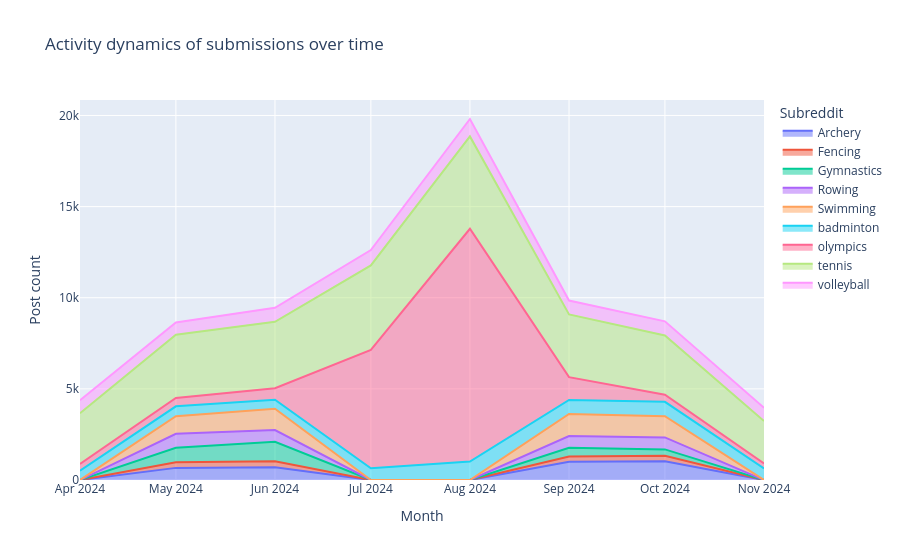

This figure's notebook cell:
### Markdown cell above
## 2. Exploratory Data Analysis & Visualizations

### Code cell
import pandas as pd
import plotly.express as px

# Перетворюємо дати та створюємо стовпчик місяця
df_posts['date'] = pd.to_datetime(df_posts['created_utc'], unit='s', errors='coerce')
df_posts['month'] = df_posts['date'].dt.to_period('M').astype(str)

# Групуємо дані
df_grouped = (
    df_posts.groupby(['month', 'subreddit'])
    .size()
    .unstack(fill_value=0)
    .stack()
    .reset_index(name='post_count')
)

# Сортуємо за місяцем
df_grouped = df_grouped.sort_values('month')

# Будуємо графік
fig = px.area(
    df_grouped, 
    x='month', 
    y='post_count', 
    color='subreddit',
    title='Activity dynamics of submissions over time',
    labels={
        'month': 'Month', 
        'post_count': 'Post count', 
        'subreddit': 'Subreddit'
    }
)

fig.update_layout(
    xaxis_title="Month",
    yaxis_title="Post count",
    hovermode="x unified"
)

fig.show()

### Figure 1 — Plotly figure (JSON) as saved in the notebook; plotly's stock layout.template omitted (floating-point values rounded to 4 significant figures)
{"data": [{"fillpattern": {"shape": ""}, "hovertemplate": "Subreddit=Archery<br>Month=%{x}<br>Post count=%{y}<extra></extra>", "legendgroup": "Archery", "line": {"color": "#636efa"}, "marker": {"symbol": "circle"}, "mode": "lines", "name": "Archery", "orientation": "v", "showlegend": true, "stackgroup": "1", "type": "scatter", "x": ["2024-04", "2024-05", "2024-06", "2024-07", "2024-08", "2024-09", "2024-10", "2024-11"], "xaxis": "x", "y": [0, 665, 694, 0, 0, 997, 1030, 0], "yaxis": "y"}, {"fillpattern": {"shape": ""}, "hovertemplate": "Subreddit=Fencing<br>Month=%{x}<br>Post count=%{y}<extra></extra>", "legendgroup": "Fencing", "line": {"color": "#EF553B"}, "marker": {"symbol": "circle"}, "mode": "lines", "name": "Fencing", "orientation": "v", "showlegend": true, "stackgroup": "1", "type": "scatter", "x": ["2024-04", "2024-05", "2024-06", "2024-07", "2024-08", "2024-09", "2024-10", "2024-11"], "xaxis": "x", "y": [0, 304, 339, 0, 0, 288, 297, 0], "yaxis": "y"}, {"fillpattern": {"shape": ""}, "hovertemplate": "Subreddit=Gymnastics<br>Month=%{x}<br>Post count=%{y}<extra></extra>", "legendgroup": "Gymnastics", "line": {"color": "#00cc96"}, "marker": {"symbol": "circle"}, "mode": "lines", "name": "Gymnastics", "orientation": "v", "showlegend": true, "stackgroup": "1", "type": "scatter", "x": ["2024-04", "2024-05", "2024-06", "2024-07", "2024-08", "2024-09", "2024-10", "2024-11"], "xaxis": "x", "y": [0, 801, 1063, 0, 0, 479, 353, 0], "yaxis": "y"}, {"fillpattern": {"shape": ""}, "hovertemplate": "Subreddit=Rowing<br>Month=%{x}<br>Post count=%{y}<extra></extra>", "legendgroup": "Rowing", "line": {"color": "#ab63fa"}, "marker": {"symbol": "circle"}, "mode": "lines", "name": "Rowing", "orientation": "v", "showlegend": true, "stackgroup": "1", "type": "scatter", "x": ["2024-04", "2024-05", "2024-06", "2024-07", "2024-08", "2024-09", "2024-10", "2024-11"], "xaxis": "x", "y": [0, 767, 641, 0, 0, 650, 657, 0], "yaxis": "y"}, {"fillpattern": {"shape": ""}, "hovertemplate": "Subreddit=Swimming<br>Month=%{x}<br>Post count=%{y}<extra></extra>", "legendgroup": "Swimming", "line": {"color": "#FFA15A"}, "marker": {"symbol": "circle"}, "mode": "lines", "name": "Swimming", "orientation": "v", "showlegend": true, "stackgroup": "1", "type": "scatter", "x": ["2024-04", "2024-05", "2024-06", "2024-07", "2024-08", "2024-09", "2024-10", "2024-11"], "xaxis": "x", "y": [0, 960, 1169, 0, 0, 1205, 1163, 0], "yaxis": "y"}, {"fillpattern": {"shape": ""}, "hovertemplate": "Subreddit=badminton<br>Month=%{x}<br>Post count=%{y}<extra></extra>", "legendgroup": "badminton", "line": {"color": "#19d3f3"}, "marker": {"symbol": "circle"}, "mode": "lines", "name": "badminton", "orientation": "v", "showlegend": true, "stackgroup": "1", "type": "scatter", "x": ["2024-04", "2024-05", "2024-06", "2024-07", "2024-08", "2024-09", "2024-10", "2024-11"], "xaxis": "x", "y": [510, 544, 498, 646, 1011, 776, 789, 631], "yaxis": "y"}, {"fillpattern": {"shape": ""}, "hovertemplate": "Subreddit=olympics<br>Month=%{x}<br>Post count=%{y}<extra></extra>", "legendgroup": "olympics", "line": {"color": "#FF6692"}, "marker": {"symbol": "circle"}, "mode": "lines", "name": "olympics", "orientation": "v", "showlegend": true, "stackgroup": "1", "type": "scatter", "x": ["2024-04", "2024-05", "2024-06", "2024-07", "2024-08", "2024-09", "2024-10", "2024-11"], "xaxis": "x", "y": [373, 457, 633, 6494, 12771, 1249, 390, 276], "yaxis": "y"}, {"fillpattern": {"shape": ""}, "hovertemplate": "Subreddit=tennis<br>Month=%{x}<br>Post count=%{y}<extra></extra>", "legendgroup": "tennis", "line": {"color": "#B6E880"}, "marker": {"symbol": "circle"}, "mode": "lines", "name": "tennis", "orientation": "v", "showlegend": true, "stackgroup": "1", "type": "scatter", "x": ["2024-04", "2024-05", "2024-06", "2024-07", "2024-08", "2024-09", "2024-10", "2024-11"], "xaxis": "x", "y": [2780, 3471, 3643, 4631, 5069, 3437, 3247, 2331], "yaxis": "y"}, {"fillpattern": {"shape": ""}, "hovertemplate": "Subreddit=volleyball<br>Month=%{x}<br>Post count=%{y}<extra></extra>", "legendgroup": "volleyball", "line": {"color": "#FF97FF"}, "marker": {"symbol": "circle"}, "mode": "lines", "name": "volleyball", "orientation": "v", "showlegend": true, "stackgroup": "1", "type": "scatter", "x": ["2024-04", "2024-05", "2024-06", "2024-07", "2024-08", "2024-09", "2024-10", "2024-11"], "xaxis": "x", "y": [710, 674, 766, 845, 955, 765, 779, 726], "yaxis": "y"}], "layout": {"hovermode": "x unified", "legend": {"title": {"text": "Subreddit"}, "tracegroupgap": 0}, "title": {"text": "Activity dynamics of submissions over time"}, "xaxis": {"anchor": "y", "domain": [0, 1], "title": {"text": "Month"}}, "yaxis": {"anchor": "x", "domain": [0, 1], "title": {"text": "Post count"}}}}
